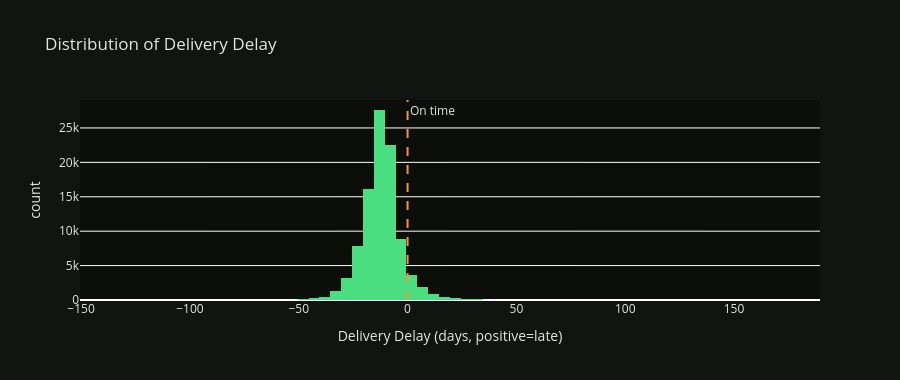

The cell this chart's notebook holds for it:
### Markdown cell above
### 2a. Delivery Delay Distribution

### Code cell
# work only with delivered orders that have delay calculated
delay_df = reviewed[reviewed['delivery_delay_days'].notna()].copy()

print(f'Orders delivered on time or early: {(delay_df["delivery_delay_days"] <= 0).sum():,} '
      f'({(delay_df["delivery_delay_days"] <= 0).mean()*100:.1f}%)')
print(f'Orders delivered late:             {(delay_df["delivery_delay_days"] > 0).sum():,} '
      f'({(delay_df["delivery_delay_days"] > 0).mean()*100:.1f}%)')
print(f'Avg delay (late orders only):      {delay_df[delay_df["delivery_delay_days"]>0]["delivery_delay_days"].mean():.1f} days')

fig = px.histogram(
    delay_df,
    x='delivery_delay_days',
    nbins=80,
    color_discrete_sequence=['#4ade80'],
    labels={'delivery_delay_days': 'Delivery Delay (days, positive=late)'},
    title='Distribution of Delivery Delay'
)
fig.add_vline(x=0, line_dash='dash', line_color='#fb923c',
              annotation_text='On time', annotation_position='top right')
fig.update_layout(
    height=380,
    plot_bgcolor='#0c0e0a', paper_bgcolor='#111410',
    font=dict(color='#e4e8e0')
)
fig.show()

### Figure 1 — Plotly figure (JSON) as saved in the notebook; plotly's stock layout.template omitted (floating-point values rounded to 4 significant figures; data arrays with more than 128 entries replaced by an {"elided": "..."} marker saying what was removed)
{"data": [{"bingroup": "x", "hovertemplate": "Delivery Delay (days, positive=late)=%{x}<br>count=%{y}<extra></extra>", "legendgroup": "", "marker": {"color": "#4ade80", "pattern": {"shape": ""}}, "name": "", "nbinsx": 80, "orientation": "v", "showlegend": false, "type": "histogram", "x": {"elided": "96353 float values"}, "xaxis": "x", "yaxis": "y"}], "layout": {"annotations": [{"showarrow": false, "text": "On time", "x": 0, "xanchor": "left", "xref": "x", "y": 1, "yanchor": "top", "yref": "y domain"}], "barmode": "relative", "font": {"color": "#e4e8e0"}, "height": 380, "legend": {"tracegroupgap": 0}, "paper_bgcolor": "#111410", "plot_bgcolor": "#0c0e0a", "shapes": [{"line": {"color": "#fb923c", "dash": "dash"}, "type": "line", "x0": 0, "x1": 0, "xref": "x", "y0": 0, "y1": 1, "yref": "y domain"}], "title": {"text": "Distribution of Delivery Delay"}, "xaxis": {"anchor": "y", "domain": [0, 1], "title": {"text": "Delivery Delay (days, positive=late)"}}, "yaxis": {"anchor": "x", "domain": [0, 1], "title": {"text": "count"}}}}
